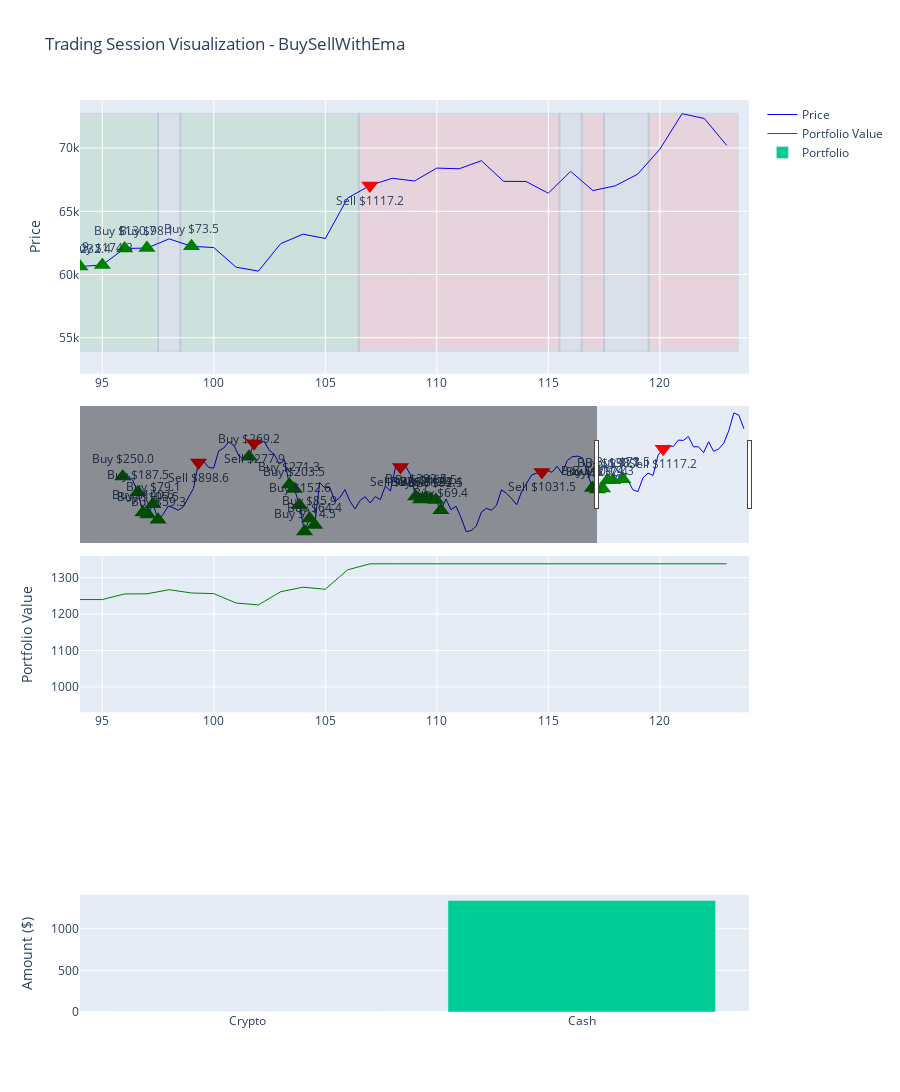

The notebook cell this image was saved under:
### Code cell
print("Running BuySellWithEma Strategy...")
results_buy_sell_ema = run_trading_session(initial_balance, BuySellWithEma, risk_level)
print(f"BuySellWithEma Strategy - Final Portfolio Value: ${results_buy_sell_ema['portfolio_values'][-1]:.2f}")
generate_performance_report(results_buy_sell_ema)

### Figure 1 — Plotly figure (JSON) as saved in the notebook; plotly's stock layout.template omitted (floating-point values rounded to 4 significant figures)
{"data": [{"line": {"color": "blue", "width": 1}, "name": "Price", "type": "scatter", "x": [0, 1, 2, 3, 4, 5, 6, 7, 8, 9, 10, 11, 12, 13, 14, 15, 16, 17, 18, 19, 20, 21, 22, 23, 24, 25, 26, 27, 28, 29, 30, 31, 32, 33, 34, 35, 36, 37, 38, 39, 40, 41, 42, 43, 44, 45, 46, 47, 48, 49, 50, 51, 52, 53, 54, 55, 56, 57, 58, 59, 60, 61, 62, 63, 64, 65, 66, 67, 68, 69, 70, 71, 72, 73, 74, 75, 76, 77, 78, 79, 80, 81, 82, 83, 84, 85, 86, 87, 88, 89, 90, 91, 92, 93, 94, 95, 96, 97, 98, 99, 100, 101, 102, 103, 104, 105, 106, 107, 108, 109, 110, 111, 112, 113, 114, 115, 116, 117, 118, 119, 120, 121, 122, 123], "xaxis": "x", "y": [62680.0, 62850.0, 62030.0, 60170.0, 56980.0, 56660.0, 58300.0, 55850.0, 56710.0, 58010.0, 57740.0, 57340.0, 57900.0, 59230.0, 60790.0, 64870.0, 65100.0, 64120.0, 63970.0, 66710.0, 67160.0, 68150.0, 67590.0, 65930.0, 65370.0, 65780.0, 67910.0, 67810.0, 68260.0, 66820.0, 66200.0, 64620.0, 65360.0, 61420.0, 60680.0, 58120.0, 53990.0, 56030.0, 55030.0, 61710.0, 60880.0, 60950.0, 58720.0, 59350.0, 60610.0, 58740.0, 57560.0, 58890.0, 59480.0, 58480.0, 59490.0, 59010.0, 61180.0, 60380.0, 64090.0, 64180.0, 64330.0, 62880.0, 59500.0, 59030.0, 59390.0, 59120.0, 58970.0, 57330.0, 59110.0, 57430.0, 57970.0, 56160.0, 53950.0, 54140.0, 54840.0, 57020.0, 57650.0, 57340.0, 58130.0, 60570.0, 60010.0, 59180.0, 58190.0, 60310.0, 61650.0, 62940.0, 63190.0, 63390.0, 63650.0, 63330.0, 64300.0, 63140.0, 65180.0, 65790.0, 65890.0, 65640.0, 63330.0, 60840.0, 60630.0, 60760.0, 62070.0, 62090.0, 62820.0, 62240.0, 62130.0, 60580.0, 60270.0, 62450.0, 63190.0, 62850.0, 66050.0, 67040.0, 67610.0, 67400.0, 68420.0, 68360.0, 69000.0, 67370.0, 67360.0, 66430.0, 68160.0, 66640.0, 67010.0, 67930.0, 69910.0, 72720.0, 72340.0, 70220.0], "yaxis": "y"}, {"line": {"color": "green", "width": 1}, "name": "Portfolio Value", "type": "scatter", "x": [0, 1, 2, 3, 4, 5, 6, 7, 8, 9, 10, 11, 12, 13, 14, 15, 16, 17, 18, 19, 20, 21, 22, 23, 24, 25, 26, 27, 28, 29, 30, 31, 32, 33, 34, 35, 36, 37, 38, 39, 40, 41, 42, 43, 44, 45, 46, 47, 48, 49, 50, 51, 52, 53, 54, 55, 56, 57, 58, 59, 60, 61, 62, 63, 64, 65, 66, 67, 68, 69, 70, 71, 72, 73, 74, 75, 76, 77, 78, 79, 80, 81, 82, 83, 84, 85, 86, 87, 88, 89, 90, 91, 92, 93, 94, 95, 96, 97, 98, 99, 100, 101, 102, 103, 104, 105, 106, 107, 108, 109, 110, 111, 112, 113, 114, 115, 116, 117, 118, 119, 120, 121, 122, 123], "xaxis": "x2", "y": [1000, 1001.0, 997.4, 990.0, 967.3, 964.3, 983.0, 951.7, 963.5, 981.6, 977.9, 972.4, 980.1, 998.5, 1020.0, 1077.0, 1077.0, 1077.0, 1077.0, 1077.0, 1077.0, 1077.0, 1077.0, 1077.0, 1077.0, 1077.0, 1085.0, 1085.0, 1085.0, 1085.0, 1085.0, 1085.0, 1085.0, 1085.0, 1082.0, 1062.0, 1019.0, 1045.0, 1031.0, 1132.0, 1120.0, 1121.0, 1087.0, 1097.0, 1116.0, 1087.0, 1069.0, 1090.0, 1098.0, 1083.0, 1099.0, 1091.0, 1124.0, 1112.0, 1169.0, 1170.0, 1170.0, 1170.0, 1170.0, 1168.0, 1171.0, 1168.0, 1166.0, 1141.0, 1170.0, 1143.0, 1151.0, 1122.0, 1086.0, 1089.0, 1101.0, 1136.0, 1146.0, 1141.0, 1154.0, 1194.0, 1185.0, 1171.0, 1155.0, 1189.0, 1211.0, 1232.0, 1236.0, 1240.0, 1240.0, 1240.0, 1240.0, 1240.0, 1240.0, 1240.0, 1240.0, 1240.0, 1240.0, 1240.0, 1239.0, 1240.0, 1255.0, 1256.0, 1267.0, 1258.0, 1256.0, 1230.0, 1225.0, 1261.0, 1274.0, 1268.0, 1321.0, 1338.0, 1338.0, 1338.0, 1338.0, 1338.0, 1338.0, 1338.0, 1338.0, 1338.0, 1338.0, 1338.0, 1338.0, 1338.0, 1338.0, 1338.0, 1338.0, 1338.0], "yaxis": "y2"}, {"name": "Portfolio", "type": "bar", "x": ["Crypto", "Cash"], "xaxis": "x3", "y": [0, 1338.0], "yaxis": "y3"}, {"customdata": [[250, 0.003989], [187.5, 0.003116], [140.6, 0.002468], [105.5, 0.001861], [79.1, 0.001357], [59.33, 0.001062], [269.2, 0.004092], [271.3, 0.004418], [203.5, 0.003354], [152.6, 0.002626], [114.5, 0.00212], [85.85, 0.001532], [64.39, 0.00117], [292.5, 0.004916], [219.4, 0.003717], [164.5, 0.00277], [123.4, 0.002087], [92.55, 0.001569], [69.41, 0.001211], [309.9, 0.005094], [232.4, 0.003834], [174.3, 0.002869], [130.7, 0.002107], [98.06, 0.001579], [73.55, 0.001182]], "hovertemplate": "Buy<br>Price: $%{y:,.2f}<br>Amount: $%{customdata[0]:.2f}<br>Crypto: %{customdata[1]:.8f}<extra></extra>", "marker": {"color": "green", "size": 15, "symbol": "triangle-up"}, "mode": "markers+text", "showlegend": false, "text": ["Buy\n$250.0", "Buy\n$187.5", "Buy\n$140.6", "Buy\n$105.5", "Buy\n$79.1", "Buy\n$59.3", "Buy\n$269.2", "Buy\n$271.3", "Buy\n$203.5", "Buy\n$152.6", "Buy\n$114.5", "Buy\n$85.9", "Buy\n$64.4", "Buy\n$292.5", "Buy\n$219.4", "Buy\n$164.5", "Buy\n$123.4", "Buy\n$92.5", "Buy\n$69.4", "Buy\n$309.9", "Buy\n$232.4", "Buy\n$174.3", "Buy\n$130.7", "Buy\n$98.1", "Buy\n$73.5"], "textposition": "top center", "type": "scatter", "x": [0, 3, 4, 5, 6, 7, 25, 33, 34, 35, 36, 37, 38, 58, 59, 60, 61, 62, 63, 93, 94, 95, 96, 97, 99], "xaxis": "x", "y": [62680.0, 60170.0, 56980.0, 56660.0, 58300.0, 55850.0, 65780.0, 61420.0, 60680.0, 58120.0, 53990.0, 56030.0, 55030.0, 59500.0, 59030.0, 59390.0, 59120.0, 58970.0, 57330.0, 60840.0, 60630.0, 60760.0, 62070.0, 62090.0, 62240.0], "yaxis": "y"}, {"customdata": [[898.6, 0.01385], [277.9, 0.004092], [976.8, 0.01522], [1031.0, 0.01627], [1117.0, 0.01666]], "hovertemplate": "Sell<br>Price: $%{y:,.2f}<br>Amount: $%{customdata[0]:.2f}<br>Crypto: %{customdata[1]:.8f}<extra></extra>", "marker": {"color": "red", "size": 15, "symbol": "triangle-down"}, "mode": "markers+text", "showlegend": false, "text": ["Sell\n$898.6", "Sell\n$277.9", "Sell\n$976.8", "Sell\n$1031.5", "Sell\n$1117.2"], "textposition": "bottom center", "type": "scatter", "x": [15, 26, 55, 83, 107], "xaxis": "x", "y": [64870.0, 67910.0, 64180.0, 63390.0, 67040.0], "yaxis": "y"}], "layout": {"height": 1400, "hovermode": "x unified", "shapes": [{"fillcolor": "green", "layer": "below", "opacity": 0.1, "type": "rect", "x0": -0.5, "x1": 0.5, "xref": "x", "y0": 53950.0, "y1": 72720.0, "yref": "y"}, {"fillcolor": "red", "layer": "below", "opacity": 0.1, "type": "rect", "x0": 0.5, "x1": 2.5, "xref": "x", "y0": 53950.0, "y1": 72720.0, "yref": "y"}, {"fillcolor": "green", "layer": "below", "opacity": 0.1, "type": "rect", "x0": 2.5, "x1": 14.5, "xref": "x", "y0": 53950.0, "y1": 72720.0, "yref": "y"}, {"fillcolor": "red", "layer": "below", "opacity": 0.1, "type": "rect", "x0": 14.5, "x1": 24.5, "xref": "x", "y0": 53950.0, "y1": 72720.0, "yref": "y"}, {"fillcolor": "green", "layer": "below", "opacity": 0.1, "type": "rect", "x0": 24.5, "x1": 25.5, "xref": "x", "y0": 53950.0, "y1": 72720.0, "yref": "y"}, {"fillcolor": "red", "layer": "below", "opacity": 0.1, "type": "rect", "x0": 25.5, "x1": 29.5, "xref": "x", "y0": 53950.0, "y1": 72720.0, "yref": "y"}, {"fillcolor": "gray", "layer": "below", "opacity": 0.1, "type": "rect", "x0": 29.5, "x1": 32.5, "xref": "x", "y0": 53950.0, "y1": 72720.0, "yref": "y"}, {"fillcolor": "green", "layer": "below", "opacity": 0.1, "type": "rect", "x0": 32.5, "x1": 54.5, "xref": "x", "y0": 53950.0, "y1": 72720.0, "yref": "y"}, {"fillcolor": "red", "layer": "below", "opacity": 0.1, "type": "rect", "x0": 54.5, "x1": 57.5, "xref": "x", "y0": 53950.0, "y1": 72720.0, "yref": "y"}, {"fillcolor": "green", "layer": "below", "opacity": 0.1, "type": "rect", "x0": 57.5, "x1": 82.5, "xref": "x", "y0": 53950.0, "y1": 72720.0, "yref": "y"}, {"fillcolor": "red", "layer": "below", "opacity": 0.1, "type": "rect", "x0": 82.5, "x1": 87.5, "xref": "x", "y0": 53950.0, "y1": 72720.0, "yref": "y"}, {"fillcolor": "green", "layer": "below", "opacity": 0.1, "type": "rect", "x0": 87.5, "x1": 88.5, "xref": "x", "y0": 53950.0, "y1": 72720.0, "yref": "y"}, {"fillcolor": "red", "layer": "below", "opacity": 0.1, "type": "rect", "x0": 88.5, "x1": 92.5, "xref": "x", "y0": 53950.0, "y1": 72720.0, "yref": "y"}, {"fillcolor": "green", "layer": "below", "opacity": 0.1, "type": "rect", "x0": 92.5, "x1": 97.5, "xref": "x", "y0": 53950.0, "y1": 72720.0, "yref": "y"}, {"fillcolor": "gray", "layer": "below", "opacity": 0.1, "type": "rect", "x0": 97.5, "x1": 98.5, "xref": "x", "y0": 53950.0, "y1": 72720.0, "yref": "y"}, {"fillcolor": "green", "layer": "below", "opacity": 0.1, "type": "rect", "x0": 98.5, "x1": 106.5, "xref": "x", "y0": 53950.0, "y1": 72720.0, "yref": "y"}, {"fillcolor": "red", "layer": "below", "opacity": 0.1, "type": "rect", "x0": 106.5, "x1": 115.5, "xref": "x", "y0": 53950.0, "y1": 72720.0, "yref": "y"}, {"fillcolor": "gray", "layer": "below", "opacity": 0.1, "type": "rect", "x0": 115.5, "x1": 116.5, "xref": "x", "y0": 53950.0, "y1": 72720.0, "yref": "y"}, {"fillcolor": "red", "layer": "below", "opacity": 0.1, "type": "rect", "x0": 116.5, "x1": 117.5, "xref": "x", "y0": 53950.0, "y1": 72720.0, "yref": "y"}, {"fillcolor": "gray", "layer": "below", "opacity": 0.1, "type": "rect", "x0": 117.5, "x1": 119.5, "xref": "x", "y0": 53950.0, "y1": 72720.0, "yref": "y"}, {"fillcolor": "red", "layer": "below", "opacity": 0.1, "type": "rect", "x0": 119.5, "x1": 123.5, "xref": "x", "y0": 53950.0, "y1": 72720.0, "yref": "y"}], "showlegend": true, "title": {"text": "Trading Session Visualization - BuySellWithEma"}, "xaxis": {"anchor": "y", "domain": [0, 1], "range": [94, 124], "rangeslider": {"visible": true}}, "xaxis2": {"anchor": "y2", "domain": [0, 1], "range": [94, 124]}, "xaxis3": {"anchor": "y3", "domain": [0, 1]}, "yaxis": {"anchor": "x", "domain": [0.7, 1], "title": {"text": "Price"}}, "yaxis2": {"anchor": "x2", "domain": [0.3286, 0.5], "title": {"text": "Portfolio Value"}}, "yaxis3": {"anchor": "x3", "domain": [0, 0.1286], "title": {"text": "Amount ($)"}}}}
